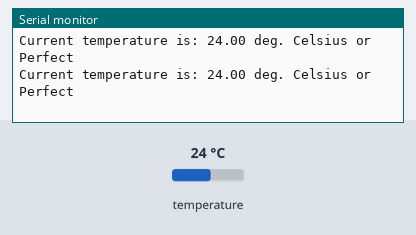
Simulated run of this program. Board: ESP8266 (Wemos D1 mini). Shown: the last lines printed to the serial monitor. The inputs (shaded band) are chosen by the test bench; at power-on: temperature 24 °C.

Above: at 7.3 s.
7.4 s: temperature set to 12 °C
At 13.7 s:
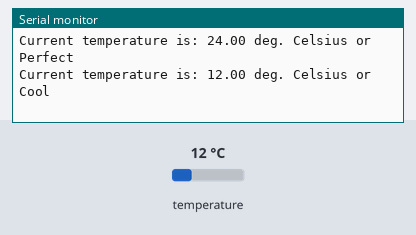
19.3 s: temperature set to 28 °C
At 24.7 s:
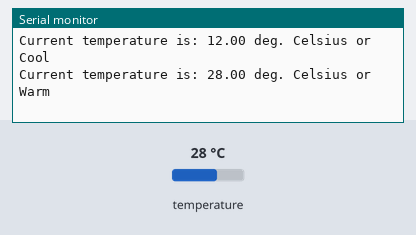
31.1 s: temperature set to 33 °C
At 35.7 s:
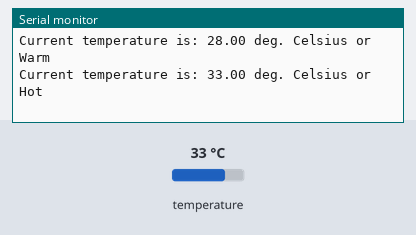
42.6 s: temperature set to 41 °C
At 48.0 s:
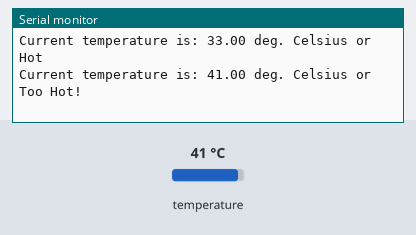
54.1 s: temperature set to 7 °C
At 59.0 s:
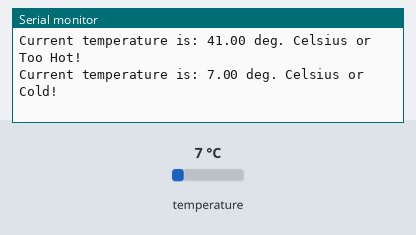

Measured:
- after the input at 7.4 s, the serial monitor: prints a new line after 4.9 s (image 1)
- after the input at 19.3 s, the serial monitor: prints a new line after 4.6 s (image 2)
- after the input at 31.1 s, the serial monitor: prints a new line after 4.3 s (image 3)
- after the input at 42.6 s, the serial monitor: prints a new line after 4.3 s (image 4)
- after the input at 54.1 s, the serial monitor: prints a new line after 4.3 s (image 5)

The program:

main.cpp
```cpp
#include <Arduino.h>
#include <OneWire.h>
#include <DallasTemperature.h>
//I, Sadeva Chanuka Karunanayaka, student number 000776370, certify that all code submitted is my own work;
//that I have not copied it from any other source.  I also certify that I have not allowed my work to be copied by others.
 //10/7/2022

//setup the temp sensor bus and instanciate a oneWire instance using the bus
const int oneWireBus = D3;
//instanciate addressfound boolean
bool addressFound;
DeviceAddress address;
OneWire oneWire(oneWireBus);
//use onewire reference to setup dallas temperature sensor
DallasTemperature DS18B20(&oneWire);
/*
  Set up the serial monitor and start the temp sensor
*/
void setup(){
  Serial.begin(115200);
  DS18B20.begin();

  Serial.println("\nTemperature Application");

  //get the device address and print it if no address is found terminate program

   addressFound = DS18B20.getAddress(address,0);
  if(addressFound){//if address is found print it to the monitor by looping through the address

  Serial.print("Found DS18B20 sensor with address: ");
    //loop through the uin8_t value that the deviceaddress is stored in
    for(uint8_t i =0; i<8;i++){
      if(address[i]<16) Serial.print("0");
      Serial.print(address[i],HEX);
    }
    Serial.println();
  }//if no address is found print statement explaining then exit
 else{//else no address found print statement saying no sensor is installed
  Serial.println("No DS18B20 temperature sensors are installed!");
 }

}

void loop(){
  //only run code if the device was found
  if(addressFound){
//setup tempsensor val and store the temperature from the sensor in it
  float tempSensorVal;
  DS18B20.requestTemperatures();

  tempSensorVal = DS18B20.getTempCByIndex(0);


String judgement = "";
  //get judgement string based on what the temperature value is
  if(tempSensorVal<10.00){
    judgement="Cold!";
  }
  else if (tempSensorVal>=10.0&&tempSensorVal<15.0){
    judgement="Cool";
  }
  else if (tempSensorVal>=15.0&&tempSensorVal<25.0){
    judgement="Perfect";
  }else if (tempSensorVal>=25.0&&tempSensorVal<30.0){
    judgement="Warm";
  }else if (tempSensorVal>=30.0&&tempSensorVal<35.0){
    judgement="Hot";
  }else{
    judgement="Too Hot!";
  }
  //print value along with  string for if its warm/cold
  Serial.println("Current temperature is: "+String(tempSensorVal)+" deg. Celsius or "+judgement);


  }else{//else do nothing effectively terminating the program

  //using exit(0) caused issues for me


  }
  //loop again in 5 seconds
  delay(5000);

}
```
